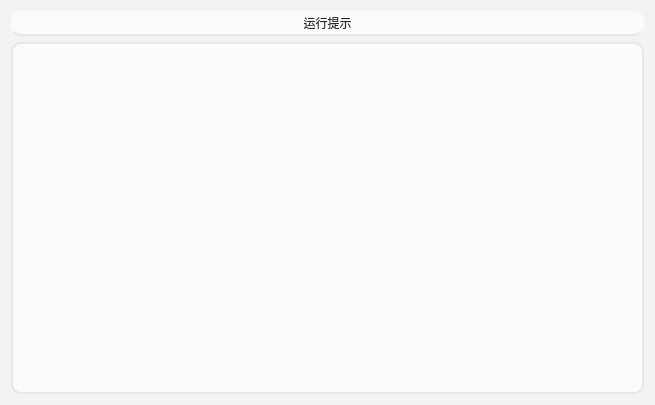
<?xml version="1.0" encoding="UTF-8"?>
<ui version="4.0">
 <class>Dialog</class>
 <widget class="QDialog" name="Dialog">
  <property name="geometry">
   <rect>
    <x>0</x>
    <y>0</y>
    <width>655</width>
    <height>405</height>
   </rect>
  </property>
  <property name="windowTitle">
   <string>慧眼鉴真(运行提示)</string>
  </property>
  <property name="windowIcon">
   <iconset>
    <normaloff>icon/logo.png</normaloff>icon/logo.png</iconset>
  </property>
  <property name="styleSheet">
   <string notr="true">background-color:rgb(243,243,243);
border-color:rgb(144,167,164);</string>
  </property>
  <layout class="QGridLayout" name="gridLayout">
   <item row="0" column="0">
    <layout class="QVBoxLayout" name="verticalLayout">
     <item>
      <widget class="QPushButton" name="cmdButton">
       <property name="minimumSize">
        <size>
         <width>500</width>
         <height>25</height>
        </size>
       </property>
       <property name="focusPolicy">
        <enum>Qt::NoFocus</enum>
       </property>
       <property name="styleSheet">
        <string notr="true">font: 11pt &quot;微软雅黑&quot;;
background-color:rgb(251,251,251);
color:rgb(41,41,41);
border-radius:10px;
border-bottom:1.5px solid rgb(231,231,231)</string>
       </property>
       <property name="text">
        <string>运行提示</string>
       </property>
      </widget>
     </item>
     <item>
      <widget class="QTextEdit" name="CmdShow">
       <property name="minimumSize">
        <size>
         <width>0</width>
         <height>300</height>
        </size>
       </property>
       <property name="styleSheet">
        <string notr="true">background-color:rgb(251,251,251);
border-radius:10px;
color:rgb(58,104,76);
border:1.5px solid rgb(231,231,231);</string>
       </property>
       <property name="readOnly">
        <bool>true</bool>
       </property>
      </widget>
     </item>
    </layout>
   </item>
  </layout>
 </widget>
 <resources/>
 <connections/>
</ui>
